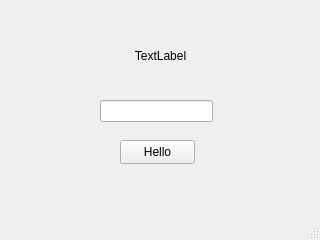
<?xml version="1.0" encoding="UTF-8"?>
<ui version="4.0">
 <class>MainWindow</class>
 <widget class="QMainWindow" name="MainWindow">
  <property name="geometry">
   <rect>
    <x>0</x>
    <y>0</y>
    <width>320</width>
    <height>240</height>
   </rect>
  </property>
  <property name="minimumSize">
   <size>
    <width>320</width>
    <height>240</height>
   </size>
  </property>
  <property name="maximumSize">
   <size>
    <width>320</width>
    <height>240</height>
   </size>
  </property>
  <property name="windowTitle">
   <string>Hello Button</string>
  </property>
  <widget class="QWidget" name="centralwidget">
   <widget class="QLineEdit" name="le_input">
    <property name="geometry">
     <rect>
      <x>100</x>
      <y>100</y>
      <width>113</width>
      <height>22</height>
     </rect>
    </property>
   </widget>
   <widget class="QLabel" name="lbl_result">
    <property name="geometry">
     <rect>
      <x>70</x>
      <y>40</y>
      <width>181</width>
      <height>31</height>
     </rect>
    </property>
    <property name="text">
     <string>TextLabel</string>
    </property>
    <property name="alignment">
     <set>Qt::AlignmentFlag::AlignCenter</set>
    </property>
   </widget>
   <widget class="QPushButton" name="btn_hello">
    <property name="geometry">
     <rect>
      <x>120</x>
      <y>140</y>
      <width>75</width>
      <height>24</height>
     </rect>
    </property>
    <property name="locale">
     <locale language="Rombo" country="Tanzania"/>
    </property>
    <property name="text">
     <string>Hello</string>
    </property>
   </widget>
  </widget>
  <widget class="QMenuBar" name="menubar">
   <property name="geometry">
    <rect>
     <x>0</x>
     <y>0</y>
     <width>320</width>
     <height>22</height>
    </rect>
   </property>
  </widget>
  <widget class="QStatusBar" name="statusbar"/>
 </widget>
 <resources/>
 <connections/>
</ui>
